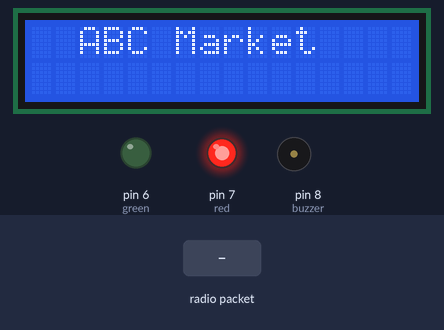
Bench run of a sketch on a simulated Arduino Uno, built with avr-gcc and run on an emulated ATmega328P. Shown: 16×2 character LCD, output pins drawn as LEDs (lit = HIGH), buzzer (waves = sounding, pin HIGH). Inputs (shaded band) come from the test bench. No radio packets arrive unless stated; what the sketch prints to the serial monitor is not drawn.

Above: at 1.2 s.
1.3 s: radio packet "1" arrives
At 1.6 s:
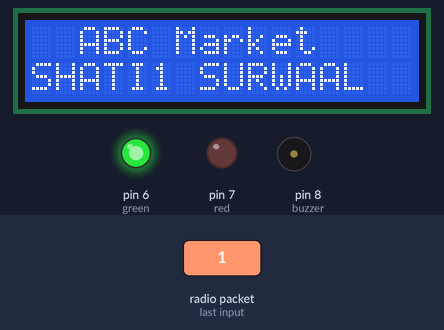
Timing chart, 0 to 4.3 s (numbered marks = the images above; inputs shaded):
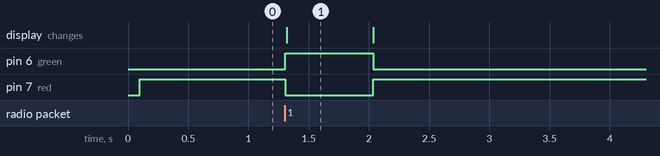

Measured:
- after the input at 1.3 s, pin 6 (green): LOW → HIGH at once, → LOW 0.73 s later; pin 7 (red): HIGH → LOW at once, → HIGH 0.73 s later; the display: changes at once (image 1)
- what the display in image 1 shows lasts 0.7 s, from 1.3 s to 2.0 s

The sketch:

reCEIVER_1.ino
```cpp
//Tech Trends Shameer
//RF Transmitter and Receiver

//Below is the Receiver Program

// Include RadioHead Amplitude Shift Keying Library
#include<LiquidCrystal_I2C.h>
LiquidCrystal_I2C lcd(0x27,16,2);
#include <RH_ASK.h>
// Include dependant SPI Library
#include <SPI.h>

// Create Amplitude Shift Keying Object
RH_ASK rf_driver;
int red=7;
int buzzer=8;
int green =6;

void setup()
{
  pinMode(red,OUTPUT);
  pinMode(buzzer,OUTPUT);
  pinMode(green,OUTPUT);
    // Initialize ASK Object
    rf_driver.init();
    // Setup Serial Monitor
    Serial.begin(9600);
     lcd.clear();
 lcd.init();
 lcd.backlight();
 lcd.setCursor(2,0);
 lcd.print("ABC Market");
}

void loop()
{
    // Set buffer to size of expected message
    uint8_t buf[24];
    uint8_t buflen = sizeof(buf);
    // Check if received packet is correct size
    if (rf_driver.recv(buf, &buflen))
    {

      // Message received with valid checksum
      Serial.println("Message Received: ");
      Serial.println((char*)buf);
     digitalWrite(red,LOW);
     digitalWrite(green,HIGH);
      lcd.setCursor(0,1);
      lcd.print("SHATI1");
      lcd.setCursor(7,1);
      lcd.print("SURWAAL");
//       noTone(buzzer);
 digitalWrite(buzzer,LOW);
      delay(700);
    }
    else{
    lcd.setCursor(0,1);
    lcd.print("                   ");
   digitalWrite(red,HIGH);
   digitalWrite(green,LOW);
//  digitalWrite(buzzer,HIGH);
//     tone(buzzer,2222);
//     delay(50);
//     tone(buzzer,1111);
//     delay(50);
//     tone(buzzer,3333);
//     delay(50);

    }
}
```
